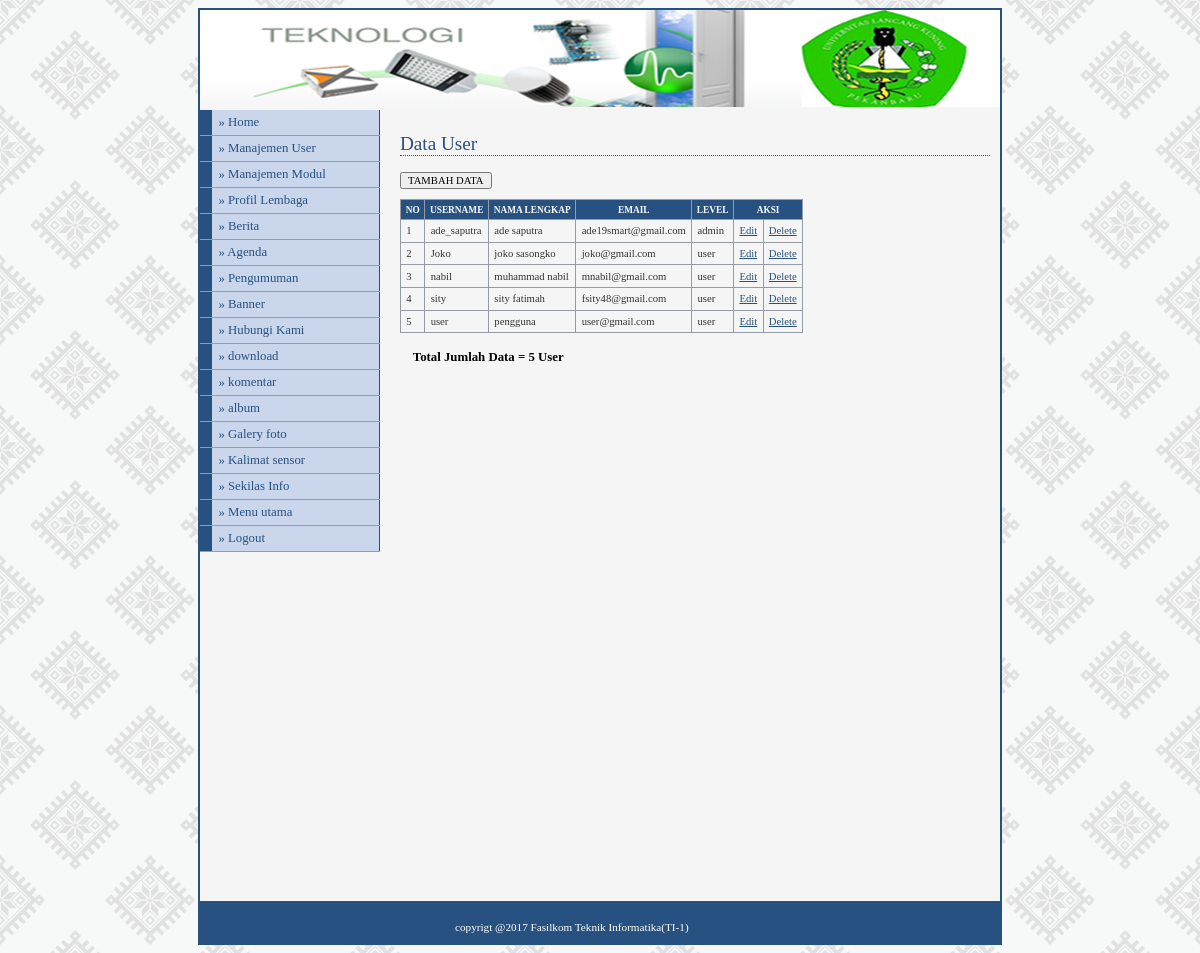
The app's page /admin/media.php?module=user (signed in) with its own data.
### tables this page shows
CREATE TABLE IF NOT EXISTS `user` (
  `id_user` varchar(50) NOT NULL,
  `password` varchar(50) NOT NULL,
  `nama_lengkap` varchar(100) NOT NULL,
  `email` varchar(100) NOT NULL,
  `level` varchar(10) NOT NULL
);

CREATE TABLE IF NOT EXISTS `modul` (
`id_modul` int(5) NOT NULL,
  `nama_modul` varchar(50) NOT NULL,
  `link` varchar(50) NOT NULL,
  `publish` enum('Y','N') NOT NULL,
  `status` enum('user','admin') NOT NULL,
  `urutan` int(5) NOT NULL,
  `aktif` enum('Y','N') NOT NULL
);

### admin/modul/mod_user/user.php (the view, shortened to what this page needs)
<?php
if (empty($_SESSION['namauser']) AND empty($_SESSION['passuser'])){
      echo "<center>Untuk mengakses modul, Anda harus login <br>";
      echo "<a href=index.php><b>LOGIN</b></a></center>";
}
else{
$aksi="aksi.php";
switch (@$_GET['act']){
  default:
  echo "<h2>Data User</h2>
		<input type=submit value='TAMBAH DATA'
		onclick=\"window.location.href='?module=user&act=tambahuser';\">
		<table border=1>
		<tr><th>No</th><th>Username</th><th>Nama Lengkap</th><th>Email</th>
		<th>Level</th><th colspan=2>Aksi</th></tr>";
		$no=1;
		$tampil = "Select * from user order by id_user asc";
		$hasil=mysql_query($tampil);
		$total=mysql_num_rows($hasil);
		while($r=mysql_fetch_array($hasil)){
		echo"<tr><td>$no</td><td>$r[id_user]</td><td>$r[nama_lengkap]</td>
			<td>$r[email]</td><td>$r[level]</td><td>
			 <a href=?module=user&act=edituser&id=$r[id_user]>Edit</td>
			<td><a href='$aksi?module=user&act=delete&&id=$r[id_user]'>Delete</td></tr>";
			$no++;
		}
		echo"</table>";
        echo"<p align=left> <b>Total Jumlah Data = $total User</b></p>";
  break;
?>
<?php
	}
}

### admin/menu.php (shortened to what this page needs)
<?php
if ($_SESSION['level']=='admin'){
$sql=mysql_query("SELECT * FROM modul ORDER BY urutan");
}
else{
$sql=mysql_query("SELECT * FROM modul
WHERE status='user' ORDER BY urutan");
}
while ($data=mysql_fetch_array($sql)){
echo "<li><a href='$data[link]'>
&#187; $data[nama_modul]</a></li>";
}
?>

### admin/adminstyle1.css (style rules this page uses)
body { font-family : Tahoma; text-align : center; }
#content1 p { font-size : 80%; line-height : 1.8em; padding-left : 1em; }
#menu li { Width : 180px; border-bottom : 1px solid #969BA5; margin : 0; padding : 0; font-size : 80%; vertical-align : bottom; }
#menu a:link, #menu a:visited { Display : block; padding : 5px 5px 5px 0.5em; border-left : 12px solid #265180; border-right : 1px solid #265180; background-color : #CAD6EC; color : #265180; text-decoration : none; }
a:link,a:visited { color : #265180; }
h2 { font : normal 120% Georgia; color : #265180; background-color : transparent; border-bottom : 1px dotted #265180; }
table { font-family : Tahoma; font-size : 8pt; border-width : 1px; border-style : solid; border-color : #999999; border-collapse : collapse; margin : 10px 0px; }
th { color : #FFFFFF; font-size : 7pt; text-transform : uppercase; text-align : center; padding : 0.5em; border-width : 1px; border-style : solid; border-color : #969BA5; border-collapse : collapse; background-color : #265180; }
td { padding : 0.5em; color : #333333; vertical-align : top; border-width : 1px; border-style : solid; border-color : #969BA5; border-collapse : collapse; }
input,textarea,select { font-family : Tahoma; font-size : 8pt; }

### records on screen
user: id_user "ade_saputra", nama_lengkap "ade saputra", email "ade19smart@gmail.com", level "admin"
user: id_user "Joko", nama_lengkap "joko sasongko", email "joko@gmail.com", level "user"
user: id_user "nabil", nama_lengkap "muhammad nabil", email "mnabil@gmail.com", level "user"
user: id_user "sity", nama_lengkap "sity fatimah", email "fsity48@gmail.com", level "user"
user: id_user "user", nama_lengkap "pengguna", email "user@gmail.com", level "user"
modul: nama_modul "Manajemen User"
modul: nama_modul "Manajemen Modul"
modul: nama_modul "Profil Lembaga"
modul: nama_modul "Berita"
modul: nama_modul "Agenda"
modul: nama_modul "Pengumuman"
modul: nama_modul "Banner"
modul: nama_modul "Hubungi Kami"
modul: nama_modul "download"
modul: nama_modul "komentar"
modul: nama_modul "album"
modul: nama_modul "Galery foto"
modul: nama_modul "Kalimat sensor"
modul: nama_modul "Sekilas Info"
modul: nama_modul "Menu utama"

### other values on screen
$total "5"
